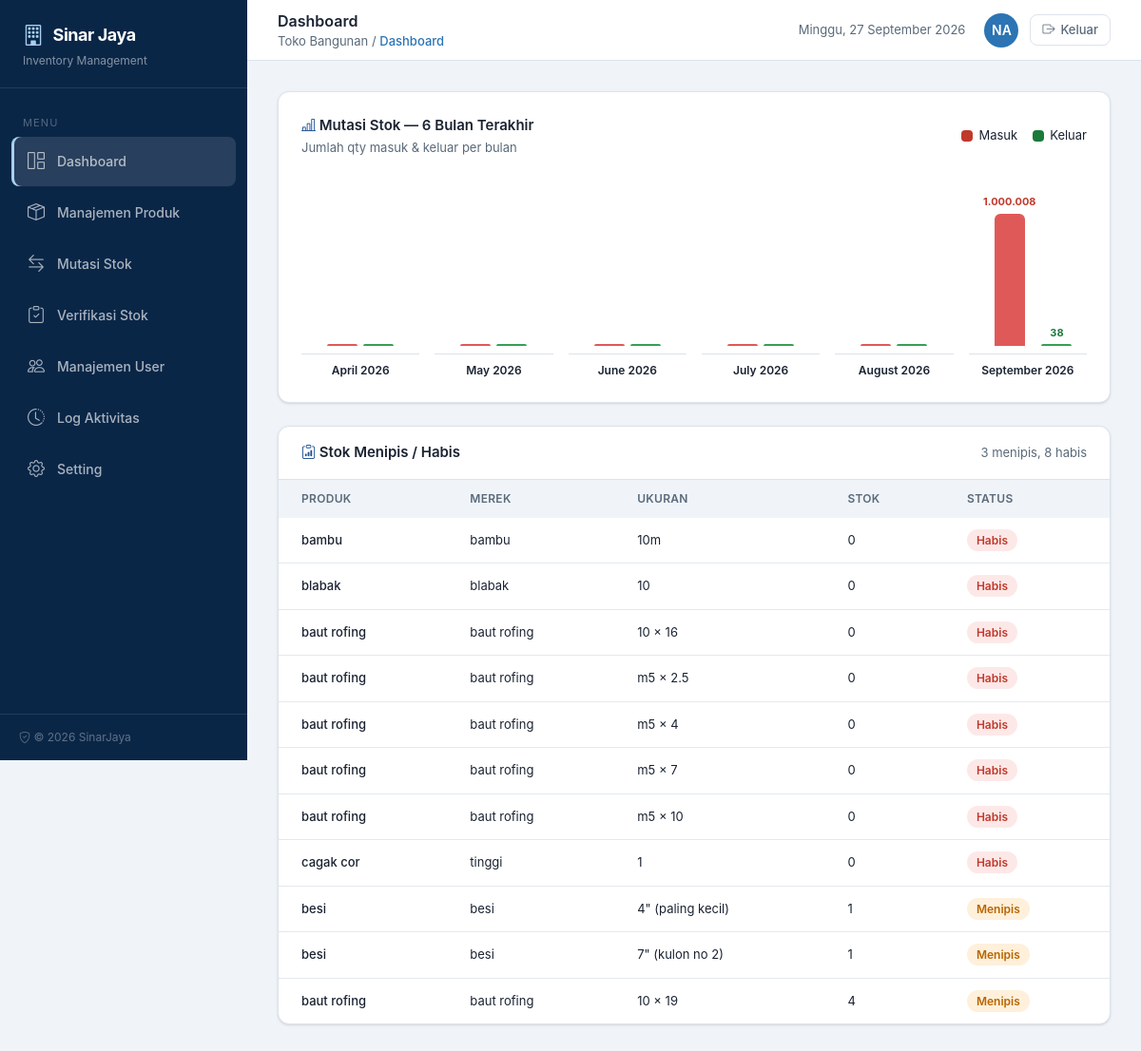
/dashboard (signed in), run on the app's committed database.
### tables this page shows
CREATE TABLE "ukuran" ("id" integer primary key autoincrement not null, "id_merek" integer not null, "ukuran" varchar not null, "stok" numeric not null, "harga_modal" numeric not null, "harga_jual" numeric not null, "created_at" datetime, "updated_at" datetime, "deleted_at" datetime, ukuran_numeric REAL, foreign key("id_merek") references "merek"("id"));

CREATE TABLE "produk" ("id" integer primary key autoincrement not null, "nama" varchar not null, "created_at" datetime, "updated_at" datetime, "deleted_at" datetime);

CREATE TABLE "merek" ("id" integer primary key autoincrement not null, "id_produk" integer not null, "merek" varchar not null, "created_at" datetime, "updated_at" datetime, "deleted_at" datetime, foreign key("id_produk") references "produk"("id"));

### index.php (called while the page is built, shortened)
<?php
require_once __DIR__ . '/includes/helpers.php';
$uri = parse_url($_SERVER['REQUEST_URI'], PHP_URL_PATH);
$uri = rtrim($uri, '/') ?: '/';
$method = $_SERVER['REQUEST_METHOD'];
$routes = [
    'GET /'                               => ['action' => 'middleware',    'auth' => 'guest'],
    'GET /login'                          => ['page' => 'login',           'auth' => 'guest'],
    'POST /login'                         => ['action' => 'auth',          'auth' => 'guest'],
    'GET /logout'                         => ['action' => 'auth',          'auth' => 'auth', 'do' => 'logout'],
    'GET /dashboard'                      => ['page' => 'dashboard',       'auth' => 'auth'],
    'GET /produk'                         => ['page' => 'produk',          'auth' => 'auth'],
    'POST /produk'                        => ['action' => 'produk',        'auth' => 'auth'],
    'GET /mutasi-stok'                    => ['page' => 'mutasi-stok',     'auth' => 'auth'],
    'GET /mutasi-stok/detail'             => ['page' => 'mutasi-stok-detail', 'auth' => 'auth'],
    'GET /mutasi-stok/input'              => ['page' => 'mutasi-stok-input', 'auth' => 'auth'],
    'POST /mutasi-stok'                   => ['action' => 'mutasi',        'auth' => 'auth'],
    'POST /mutasi-stok/input'             => ['action' => 'mutasi',        'auth' => 'auth'],
    'GET /verifikasi-stok'                => ['page' => 'verifikasi-stok', 'auth' => 'auth'],
    'GET /verifikasi-stok/detail'         => ['page' => 'verifikasi-stok-detail', 'auth' => 'auth'],
    'GET /verifikasi-stok/input'          => ['page' => 'verifikasi-stok-input', 'auth' => 'auth'],
    'POST /verifikasi-stok'               => ['action' => 'verifikasi',    'auth' => 'auth'],
    'POST /verifikasi-stok/input'         => ['action' => 'verifikasi',    'auth' => 'auth'],
    'GET /manajemen-user'                 => ['page' => 'manajemen-user',  'auth' => 'auth'],
    'POST /manajemen-user'                => ['action' => 'user',          'auth' => 'auth'],
    'GET /log-aktivitas'                  => ['page' => 'log-aktivitas',   'auth' => 'auth'],
    'GET /cetak-mutasi'                   => ['page' => 'cetak-mutasi',    'auth' => 'auth'],
    'GET /cetak-log'                      => ['page' => 'cetak-log',       'auth' => 'auth'],
    'GET /setting'                        => ['page' => 'setting',         'auth' => 'auth'],
    'POST /setting'                       => ['action' => 'setting',       'auth' => 'auth'],
    'GET /api/produk-cascade'             => ['api' => 'produk-cascade', 'auth' => 'auth'],
];
$routeKey = $method . ' ' . $uri;
$route = $routes[$routeKey];
$pageFile = __DIR__ . '/pages/' . $route['page'] . '.php';
require $pageFile;

### includes/helpers.php (called while the page is built, shortened)
<?php
function sanitize(mixed $value): string
{
    return htmlspecialchars((string)$value, ENT_QUOTES, 'UTF-8');
}
function e(mixed $value): string
{
    return sanitize($value);
}
function format_qty(float $value): string
{
    $value = round($value, 2);
    if (abs($value - round($value)) < 1e-9) {
        return number_format($value, 0, ',', '.');
    }
    return rtrim(rtrim(number_format($value, 2, ',', '.'), '0'), ',');
}

### includes/dashboard_cache.php (called while the page is built, shortened)
<?php
function dashboard_cache_get(string $key): ?array
{
    $file = DASHBOARD_CACHE_DIR . '/' . $key . '.json';
    if (!file_exists($file)) {
        return null;
    }
    $raw = file_get_contents($file);
    $data = json_decode($raw, true);
    return is_array($data) ? $data : null;
}

### pages/dashboard.php (the view, shortened to what this page needs)
<?php
$db = db();
require_once __DIR__ . '/../includes/dashboard_cache.php';
$dashboardCacheHasKeys = static function (?array $cache, array $keys): bool {
    if ($cache === null) {
        return false;
    }
    foreach ($keys as $key) {
        if (!array_key_exists($key, $cache)) {
            return false;
        }
    }
    return true;
};
$stats = dashboard_cache_get('dashboard_stats');
$statsKeys = ['totalProduk', 'totalUkuran', 'stokMenipis', 'stokHabis'];
if (!$dashboardCacheHasKeys($stats, $statsKeys)) {
    $stats = null;
}
if ($stats === null) {
    $stats = [
        'totalProduk' => (int)$db->query('SELECT COUNT(*) FROM produk WHERE deleted_at IS NULL')->fetchColumn(),
        'totalUkuran' => (int)$db->query('SELECT COUNT(*) FROM ukuran WHERE deleted_at IS NULL')->fetchColumn(),
        'stokMenipis' => (int)$db->query('SELECT COUNT(*) FROM ukuran WHERE deleted_at IS NULL AND stok > 0 AND stok <= 5')->fetchColumn(),
        'stokHabis'   => (int)$db->query('SELECT COUNT(*) FROM ukuran WHERE deleted_at IS NULL AND stok <= 0')->fetchColumn(),
    ];
}
$stokMenipis = (int)$stats['stokMenipis'];
$stokHabis   = (int)$stats['stokHabis'];
$chartsCache = dashboard_cache_get('dashboard_charts');
$chartsKeys = ['charts', 'totalMutasi', 'tertinggi'];
if (
    !$dashboardCacheHasKeys($chartsCache, $chartsKeys)
    || !is_array($chartsCache['charts'])
    || !is_numeric($chartsCache['totalMutasi'])
    || !is_numeric($chartsCache['tertinggi'])
    || (float)$chartsCache['tertinggi'] <= 0
) {
    $chartsCache = null;
}
if ($chartsCache === null) {
    $charts = [];
    $awal   = (new DateTime())->modify('first day of this month')->modify('-5 months');
    for ($i = 0; $i < 6; $i++) {
        $m        = (clone $awal)->modify("+{$i} months");
        $charts[] = [
            'key'    => $m->format('Y-m'),
            'label'  => $m->format('F Y'),
            'masuk'  => 0,
            'keluar' => 0,
        ];
    }
    $tertinggi   = 1;
    foreach ($charts as $c) {
        $tertinggi = max($tertinggi, $c['masuk'], $c['keluar']);
    }
    $totalMutasi = array_sum(array_map(fn($c) => $c['masuk'] + $c['keluar'], $charts));
}
$maxBar = 160;
$page         = max(1, (int)($_GET['menipis_page'] ?? 1));
$perPage      = 15;
$countMenipis = (int)$db->query('
    SELECT COUNT(*)
    FROM ukuran u
    JOIN merek m ON m.id = u.id_merek AND m.deleted_at IS NULL
    JOIN produk p ON p.id = m.id_produk AND p.deleted_at IS NULL
    WHERE u.deleted_at IS NULL AND u.stok <= 5
')->fetchColumn();
$totalPages   = max(1, (int)ceil($countMenipis / $perPage));
$page         = min($page, $totalPages);
$offset       = ($page - 1) * $perPage;
$stmtMenipis = $db->prepare('
    SELECT u.*, m.merek, p.nama as produk_nama
    FROM ukuran u
    JOIN merek m ON m.id = u.id_merek AND m.deleted_at IS NULL
    JOIN produk p ON p.id = m.id_produk AND p.deleted_at IS NULL
    WHERE u.deleted_at IS NULL AND u.stok <= 5
    ORDER BY u.stok ASC
    LIMIT ? OFFSET ?
');
$stmtMenipis->execute([$perPage, $offset]);
$stokMenipisList = $stmtMenipis->fetchAll(PDO::FETCH_ASSOC);
?>
<div class="space-y-6">
    <div class="bg-white rounded-xl shadow-sm border border-[#dce3ed] p-6">
        <div class="flex flex-wrap items-center justify-between gap-3 mb-6">
            <div>
                <h3 class="text-[15px] font-semibold"><i class="bi bi-bar-chart-line text-[#205295]"></i> Mutasi Stok &mdash; 6 Bulan Terakhir</h3>
                <p class="text-[13px] text-[#5a6a7a] mt-0.5">Jumlah qty masuk &amp; keluar per bulan</p>
            </div>
            <div class="flex items-center gap-4 text-[13px]">
                <span class="inline-flex items-center gap-1.5"><span class="w-3 h-3 rounded-sm bg-[#c0392b] inline-block"></span> Masuk</span>
                <span class="inline-flex items-center gap-1.5"><span class="w-3 h-3 rounded-sm bg-[#1a7a3a] inline-block"></span> Keluar</span>
            </div>
        </div>
        <?php if ($totalMutasi > 0): ?>
            <div class="flex items-end justify-between gap-2 sm:gap-4" style="height: <?= $maxBar + 50 ?>px;">
                <?php foreach ($charts as $c): ?>
                    <div class="flex-1 flex flex-col items-center justify-end h-full gap-2 group relative" title="<?= e($c['label']) ?>">
                        <div class="flex items-end gap-1.5 h-full" style="height: <?= $maxBar ?>px;">
                            <div class="flex flex-col items-center justify-end h-full">
                                <span class="text-[11px] font-bold text-[#c0392b] mb-1 group-hover:opacity-100 <?= $c['masuk'] ? '' : 'opacity-0' ?>"><?= number_format($c['masuk'], 0, ',', '.') ?></span>
                                <div class="w-5 sm:w-8 rounded-t-md bg-[#e05959] hover:bg-[#c0392b] transition-colors"
                                     style="height: <?= max(2, $c['masuk'] / $tertinggi * $maxBar) ?>px;"></div>
                            </div>
                            <div class="flex flex-col items-center justify-end h-full">
                                <span class="text-[11px] font-bold text-[#1a7a3a] mb-1 group-hover:opacity-100 <?= $c['keluar'] ? '' : 'opacity-0' ?>"><?= number_format($c['keluar'], 0, ',', '.') ?></span>
                                <div class="w-5 sm:w-8 rounded-t-md bg-[#35a054] hover:bg-[#1a7a4c] transition-colors"
                                     style="height: <?= max(2, $c['keluar'] / $tertinggi * $maxBar) ?>px;"></div>
                            </div>
                        </div>
                        <div class="text-center border-t border-[#dce3ed] pt-2 w-full">
                            <div class="text-[12px] font-semibold text-[#1a2332]"><?= e($c['label']) ?></div>
                        </div>
                    </div>
                <?php endforeach; ?>
            </div>
        <?php endif; ?>
    </div>
    <div class="bg-white rounded-xl shadow-sm border border-[#dce3ed] overflow-hidden">
        <div class="px-6 py-4 border-b border-[#dce3ed] flex items-center justify-between">
            <h3 class="text-[15px] font-semibold"><i class="bi bi-clipboard-data text-[#205295]"></i> Stok Menipis / Habis</h3>
            <span class="text-[13px] text-[#5a6a7a]"><?= $stokMenipis ?> menipis, <?= $stokHabis ?> habis</span>
        </div>
        <div class="overflow-x-auto">
            <table class="w-full text-[13px]">
                <thead>
                    <tr class="text-left bg-[#f0f4f9] text-[#5a6a7a] text-xs uppercase tracking-wide">
                        <th class="px-6 py-3 font-semibold">Produk</th>
                        <th class="px-6 py-3 font-semibold">Merek</th>
                        <th class="px-6 py-3 font-semibold">Ukuran</th>
                        <th class="px-6 py-3 font-semibold">Stok</th>
                        <th class="px-6 py-3 font-semibold">Status</th>
                    </tr>
                </thead>
                <tbody class="divide-y divide-[#e4e9f0]">
                    <?php if (empty($stokMenipisList)): ?>
                        <tr><td colspan="5" class="px-6 py-10 text-center text-[#5a6a7a]">Semua stok aman. <i class="bi bi-emoji-smile"></i></td></tr>
                    <?php else: ?>
                        <?php foreach ($stokMenipisList as $u): ?>
                            <tr class="hover:bg-[#f7faff]">
                                <td class="px-6 py-3.5 font-medium"><?= e($u['produk_nama'] ?? '-') ?></td>
                                <td class="px-6 py-3.5"><?= e($u['merek'] ?? '-') ?></td>
                                <td class="px-6 py-3.5"><?= e($u['ukuran']) ?></td>
                                <td class="px-6 py-3.5"><?= format_qty((float)$u['stok']) ?></td>
                                <td class="px-6 py-3.5">
                                    <?php if ($u['stok'] <= 0): ?>
                                        <span class="px-2.5 py-1 rounded-full bg-[#fde8e8] text-[#c0392b] text-xs font-semibold">Habis</span>
                                    <?php else: ?>
                                        <span class="px-2.5 py-1 rounded-full bg-[#fef0db] text-[#b86500] text-xs font-semibold">Menipis</span>
                                    <?php endif; ?>
                                </td>
                            </tr>
                        <?php endforeach; ?>
                    <?php endif; ?>
                </tbody>
            </table>
        </div>
    </div>
</div>
<?php
require __DIR__ . '/../templates/app.php';

### data on the page
ukuran: produk.nama "bambu", id_merek.merek "bambu", ukuran "10m", stok "0", shows "Habis"
ukuran: produk.nama "blabak", id_merek.merek "blabak", ukuran "10", stok "0", shows "Habis"
ukuran: produk.nama "baut rofing", id_merek.merek "baut rofing", ukuran "10 × 16", stok "0", shows "Habis"
ukuran: produk.nama "baut rofing", id_merek.merek "baut rofing", ukuran "m5 × 2.5", stok "0", shows "Habis"
ukuran: produk.nama "baut rofing", id_merek.merek "baut rofing", ukuran "m5 × 4", stok "0", shows "Habis"
ukuran: produk.nama "baut rofing", id_merek.merek "baut rofing", ukuran "m5 × 7", stok "0", shows "Habis"
ukuran: produk.nama "baut rofing", id_merek.merek "baut rofing", ukuran "m5 × 10", stok "0", shows "Habis"
ukuran: produk.nama "cagak cor", id_merek.merek "tinggi", ukuran "1", stok "0", shows "Habis"
ukuran: produk.nama "besi", id_merek.merek "besi", ukuran "4\" (paling kecil)", stok "1", shows "Menipis"
ukuran: produk.nama "besi", id_merek.merek "besi", ukuran "7\" (kulon no 2)", stok "1", shows "Menipis"
ukuran: produk.nama "baut rofing", id_merek.merek "baut rofing", ukuran "10 × 19", stok "4", shows "Menipis"

### other printed values
$headerTitle "Dashboard"
$breadcrumb "Dashboard"
$initials "NA"
$c['label'] "April 2026"
$c['label'] "May 2026"
$c['label'] "June 2026"
$c['label'] "July 2026"
$c['label'] "August 2026"
$c['masuk'] "1.000.008"
$c['keluar'] "38"
$c['label'] "September 2026"
$stokMenipis "3"
$stokHabis "8"
